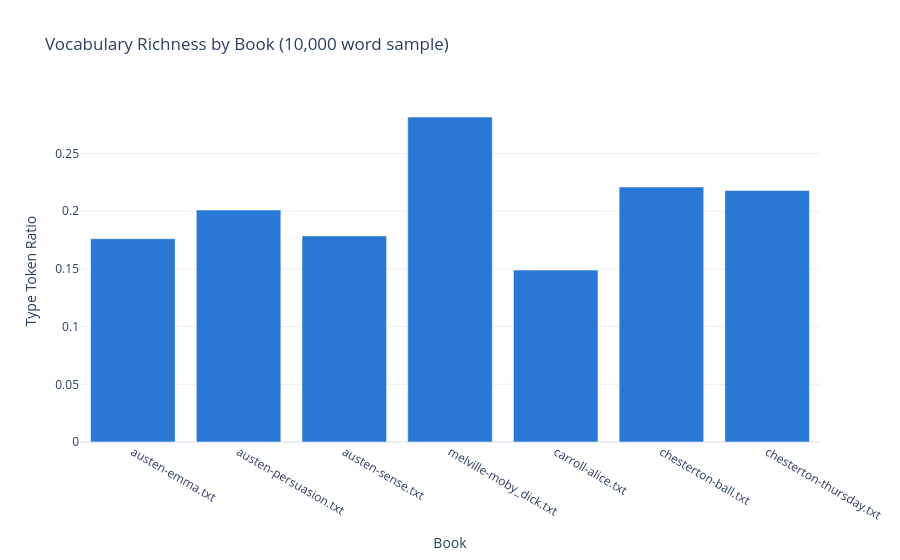

The cell this chart's notebook holds for it:
### Markdown cell above
### Comparing vocabulary richness fairly

The chart below shows type token ratio for each book using the same
10,000 word sample size, so all seven books are compared on equal
footing rather than penalizing the shorter ones.

### Code cell
# compare vocabulary richness across books
import plotly.express as px

fig = px.bar(
    df,
    x='book',
    y='type_token_ratio_sample',
    title='Vocabulary Richness by Book (10,000 word sample)',
    labels={'book': 'Book', 'type_token_ratio_sample': 'Type Token Ratio'},
    color_discrete_sequence=['#2a78d6']
)
fig.update_layout(template='plotly_white', showlegend=False)
fig.show()

### Figure 1 — Plotly figure (JSON) as saved in the notebook; plotly's stock layout.template omitted (floating-point values rounded to 4 significant figures)
{"data": [{"hovertemplate": "Book=%{x}<br>Type Token Ratio=%{y}<extra></extra>", "legendgroup": "", "marker": {"color": "#2a78d6", "pattern": {"shape": ""}}, "name": "", "orientation": "v", "showlegend": false, "textposition": "auto", "type": "bar", "x": ["austen-emma.txt", "austen-persuasion.txt", "austen-sense.txt", "melville-moby_dick.txt", "carroll-alice.txt", "chesterton-ball.txt", "chesterton-thursday.txt"], "xaxis": "x", "y": [0.1762, 0.2011, 0.1786, 0.2816, 0.149, 0.221, 0.218], "yaxis": "y"}], "layout": {"barmode": "relative", "legend": {"tracegroupgap": 0}, "showlegend": false, "title": {"text": "Vocabulary Richness by Book (10,000 word sample)"}, "xaxis": {"anchor": "y", "domain": [0, 1], "title": {"text": "Book"}}, "yaxis": {"anchor": "x", "domain": [0, 1], "title": {"text": "Type Token Ratio"}}}}
